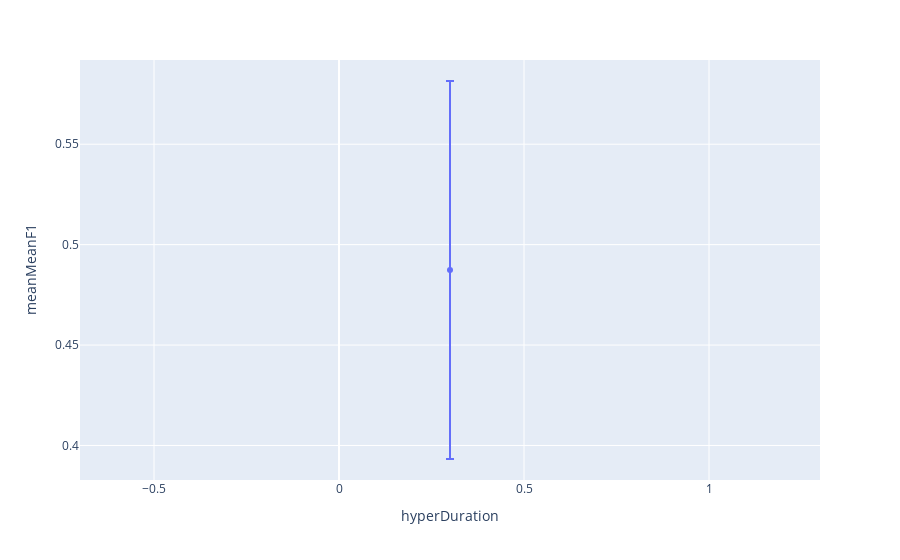

This figure's notebook cell:
### Code cell
aux=hyperParams[(hyperParams.hyperThres==optimal.hyperThres)&(hyperParams.hyperDepth==optimal.hyperDepth)&
                (hyperParams.hyperClose==optimal.hyperClose)&(hyperParams.hyperConfidence==optimal.hyperConfidence)].reset_index(drop=True)
px.scatter(aux,x='hyperDuration',y='meanMeanF1',error_y='stdMeanF1')

### Figure 1 — Plotly figure (JSON) as saved in the notebook; plotly's stock layout.template omitted (floating-point values rounded to 4 significant figures)
{"data": [{"error_y": {"array": [0.0941]}, "hovertemplate": "hyperDuration=%{x}<br>meanMeanF1=%{y}<extra></extra>", "legendgroup": "", "marker": {"color": "#636efa", "symbol": "circle"}, "mode": "markers", "name": "", "orientation": "v", "showlegend": false, "type": "scatter", "x": [0.3], "xaxis": "x", "y": [0.4874], "yaxis": "y"}], "layout": {"legend": {"tracegroupgap": 0}, "margin": {"t": 60}, "xaxis": {"anchor": "y", "domain": [0, 1], "title": {"text": "hyperDuration"}}, "yaxis": {"anchor": "x", "domain": [0, 1], "title": {"text": "meanMeanF1"}}}}
